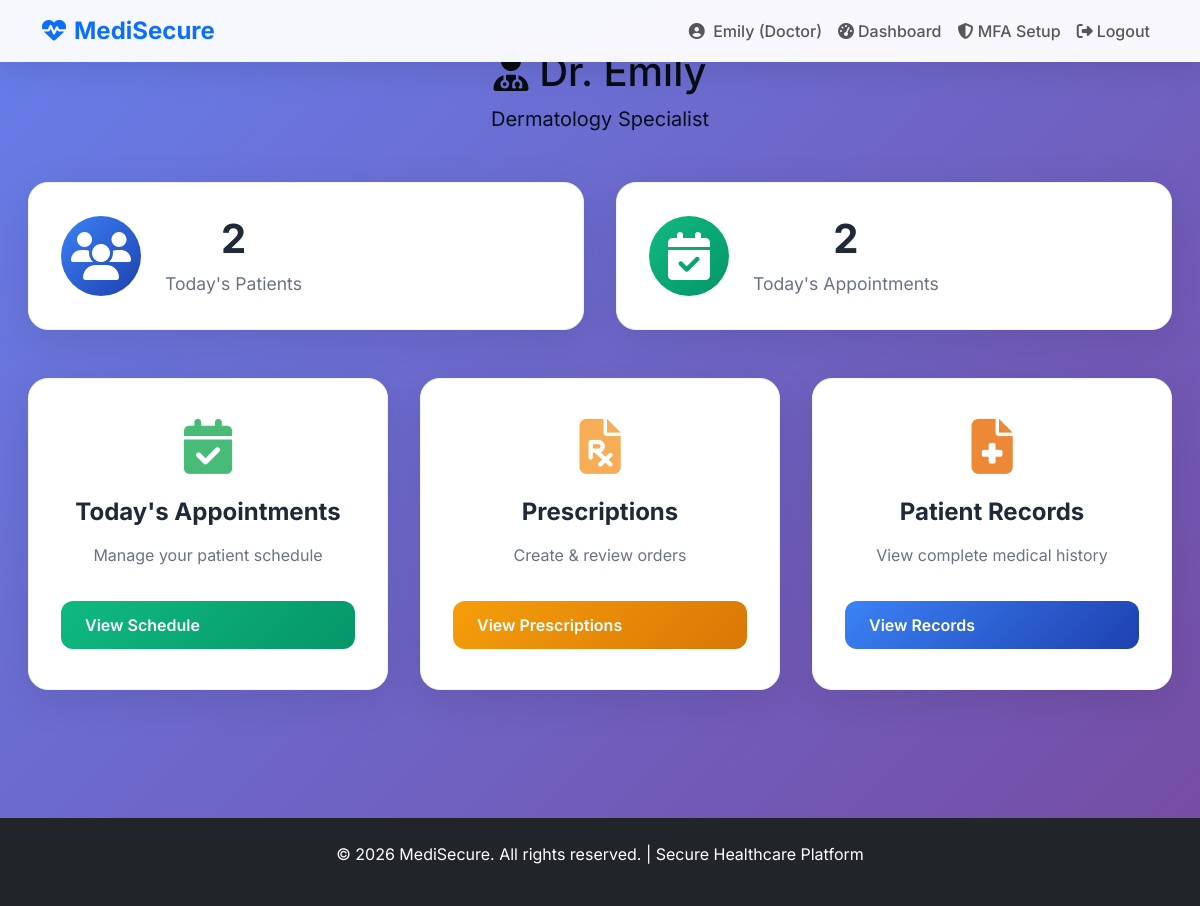
Screenshot of /doctor/dashboard (signed in) with the database file from the repository.
### app.py (models this page shows, shortened)
class User(UserMixin, db.Model):
    id = db.Column(db.Integer, primary_key=True)
    full_name = db.Column(db.String(100), nullable=False)
    email = db.Column(db.String(120), unique=True, nullable=False)
    password_hash = db.Column(db.String(255), nullable=False)
    mfa_secret = db.Column(db.String(32), nullable=True)
    mfa_enabled = db.Column(db.Boolean, default=False)
    role = db.Column(db.String(20), default='patient')  # 'admin', 'doctor', 'patient'
    specialty = db.Column(db.String(50), nullable=True)

### app.py (the view)
@app.route('/doctor/dashboard')
@login_required
def doctor_dashboard():
    if current_user.role != 'doctor':
        flash('Doctor access only!', 'danger')
        return redirect(url_for('home'))
    appts = Appointment.query.filter_by(doctor_id=current_user.id).order_by(Appointment.date_time).all()
    return render_template('doctor_dashboard.html', appointments=appts)

### app.py (called while the page is built)
@login_manager.user_loader
@login_manager.user_loader
def load_user(user_id):
    return User.query.get(int(user_id))

### templates/doctor_dashboard.html (shortened to what this page needs)
{% extends "base.html" %}
{% block content %}
<div style="text-align: center; margin-bottom: 40px;">
    <h1 style="color: #080c13; font-size: 40px;"><i class="fas fa-user-md"></i> Dr. {{ current_user.full_name }}</h1>
    <p style="color: #080f1a; font-size: 20px;">{{ current_user.specialty or 'General Physician' }} Specialist</p>
</div>
<div class="stats-grid">
    <div class="stat-card blue"><i class="fas fa-users"></i><div><h3>{{ appointments|length if appointments else 0 }}</h3><p>Today's Patients</p></div></div>
    <div class="stat-card green"><i class="fas fa-calendar-check"></i><div><h3>{{ appointments|length if appointments else 0 }}</h3><p>Today's Appointments</p></div></div>
</div>
<div class="card-grid">
    <div class="card">
        <i class="fas fa-calendar-check" style="color: #48bb78; font-size: 55px;"></i>
        <h3>Today's Appointments</h3>
        <p>Manage your patient schedule</p>
        <a href="{{ url_for('doctor_appointments') }}" class="btn btn-success">View Schedule</a>
    </div>
    <div class="card">
        <i class="fas fa-file-prescription" style="color: #f6ad55; font-size: 55px;"></i>
        <h3>Prescriptions</h3>
        <p>Create & review orders</p>
        <a href="{{ url_for('doctor_prescriptions') }}" class="btn btn-warning">View Prescriptions</a>
    </div>
    <div class="card">
        <i class="fas fa-file-medical" style="color: #ed8936; font-size: 55px;"></i>
        <h3>Patient Records</h3>
        <p>View complete medical history</p>
        <a href="{{ url_for('doctor_records') }}" class="btn btn-primary">View Records</a>
    </div>
</div>
{% endblock %}

### templates/base.html (shortened to what this page needs)
<!DOCTYPE html>
<html lang="en">
<head>
    <link href="https://cdn.jsdelivr.net/npm/bootstrap@5.3.3/dist/css/bootstrap.min.css" rel="stylesheet">
    <link href="https://cdnjs.cloudflare.com/ajax/libs/font-awesome/6.5.1/css/all.min.css" rel="stylesheet">
</head>
<body>
    <nav class="navbar navbar-expand-lg navbar-light fixed-top">
        <div class="container">
            <a class="navbar-brand text-primary" href="{{ url_for('home') }}">
                <i class="fas fa-heartbeat me-2"></i>MediSecure
            </a>
            <div class="collapse navbar-collapse" id="navbarNav">
                <ul class="navbar-nav ms-auto">
                    {% if current_user.is_authenticated %}
                        <li class="nav-item">
                            <span class="nav-link">
                                <i class="fas fa-user-circle me-1"></i>
                                {{ current_user.full_name }} ({{ current_user.role.title() }})
                            </span>
                        </li>
                        <li class="nav-item">
                            <a class="nav-link" href="{{ url_for('dashboard') }}">
                                <i class="fas fa-tachometer-alt me-1"></i>Dashboard
                            </a>
                        </li>
                        <a href="{{ url_for('mfa_setup') }}" class="nav-link">
                            <i class="fas fa-shield-alt"></i> MFA Setup
                        </a>
                        <li class="nav-item">
                            <a class="nav-link" href="{{ url_for('logout') }}">
                                <i class="fas fa-sign-out-alt me-1"></i>Logout
                            </a>
                        </li>
                    {% endif %}
                </ul>
            </div>
        </div>
    </nav>
    <main class="pt-5">
        <div class="container-fluid">
            {% block content %}{% endblock %}
        </div>
    </main>
    <footer class="bg-dark text-white text-center py-4 mt-5">
        <p>&copy; 2026 MediSecure. All rights reserved. | Secure Healthcare Platform</p>
    </footer>
</body>
</html>

### templates/base.html (style rules this page uses)
* { font-family: 'Inter', sans-serif; }
body { background: linear-gradient(135deg, #667eea 0%, #764ba2 100%); min-height: 100vh; margin: 0; }
.navbar { background: rgba(255,255,255,0.95) !important; backdrop-filter: blur(20px); box-shadow: 0 8px 32px rgba(0,0,0,0.1); }
.navbar-brand { font-weight: 700; font-size: 1.5rem; }
.navbar-nav .nav-link { font-weight: 500; }
main { padding: 2rem 0; }

### templates/doctor_dashboard.html (style rules this page uses)
.stats-grid { display: grid; grid-template-columns: repeat(auto-fit, minmax(250px, 1fr)); gap: 2rem; margin: 3rem 0; padding: 0 1rem; max-width: 1200px; margin-left: auto; margin-right: auto; }
.stat-card { background: white; padding: 2rem; border-radius: 20px; box-shadow: 0 10px 40px rgba(0,0,0,0.1); text-align: center; display: flex; align-items: center; gap: 1.5rem; transition: all 0.3s ease; border: 1px solid #f1f5f9; }
.stat-card i { font-size: 3rem; width: 80px; height: 80px; border-radius: 50%; display: flex; align-items: center; justify-content: center; }
.stat-card.blue i { background: linear-gradient(135deg, #3b82f6, #1e40af); color: white; }
.stat-card.green i { background: linear-gradient(135deg, #10b981, #059669); color: white; }
.stat-card div h3 { color: #1f2937; font-size: 2.5rem; margin: 0 0 0.5rem 0; font-weight: 700; }
.stat-card div p { color: #6b7280; margin: 0; font-size: 1.1rem; }
.card-grid { display: grid; grid-template-columns: repeat(auto-fit, minmax(280px, 1fr)); gap: 2rem; margin: 3rem 0; padding: 0 1rem; max-width: 1200px; margin-left: auto; margin-right: auto; }
.card { background: white; padding: 2.5rem 2rem; border-radius: 20px; box-shadow: 0 10px 40px rgba(0,0,0,0.1); text-align: center; transition: all 0.3s ease; border: 1px solid #f1f5f9; }
.card i { display: block; margin-bottom: 1.5rem; }
.card h3 { color: #1f2937; font-size: 1.5rem; margin-bottom: 1rem; font-weight: 700; }
.card p { color: #6b7280; margin-bottom: 2rem; line-height: 1.6; }
.btn { padding: 12px 24px; border-radius: 12px; text-decoration: none; font-weight: 600; display: inline-flex; align-items: center; gap: 8px; transition: all 0.3s ease; border: none; cursor: pointer; font-size: 1rem; }
.btn-success { background: linear-gradient(135deg, #10b981, #059669); color: white; }
.btn-primary { background: linear-gradient(135deg, #3b82f6, #1e40af); color: white; }
.btn-warning { background: linear-gradient(135deg, #f59e0b, #d97706); color: white; }

### rows the page displays
User: full_name "Emily", role "Doctor", specialty "Dermatology"

### other values shown
{{ appointments|length if appointments else 0 }} "2"
